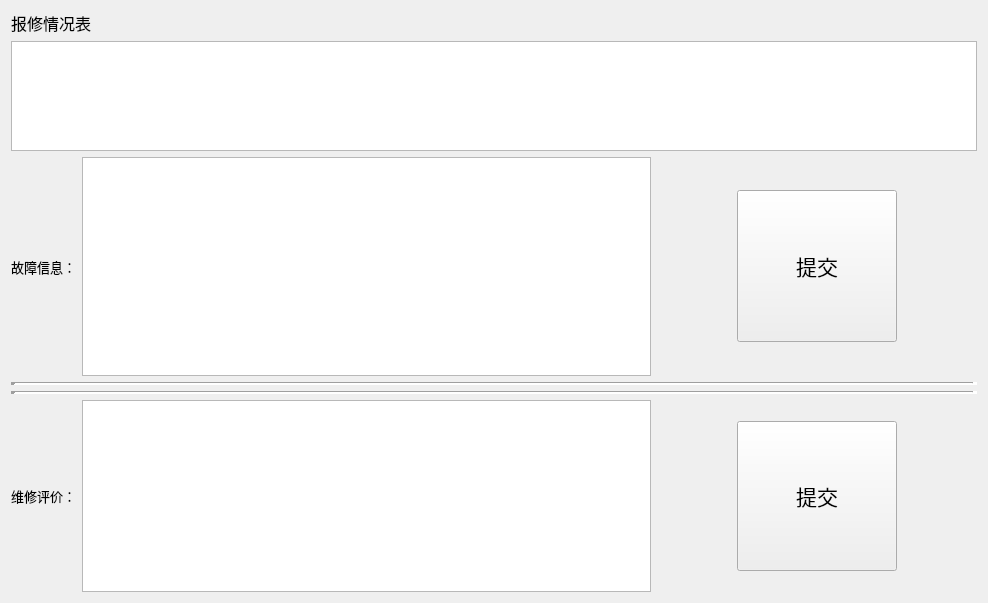
<?xml version="1.0" encoding="UTF-8"?>
<ui version="4.0">
 <class>Y_Baoxiu</class>
 <widget class="QWidget" name="Y_Baoxiu">
  <property name="geometry">
   <rect>
    <x>0</x>
    <y>0</y>
    <width>988</width>
    <height>603</height>
   </rect>
  </property>
  <property name="windowTitle">
   <string>Form</string>
  </property>
  <layout class="QGridLayout" name="gridLayout">
   <item row="0" column="0">
    <layout class="QVBoxLayout" name="verticalLayout_2" stretch="0,1,2,0,0,0,0">
     <item>
      <widget class="QLabel" name="label">
       <property name="font">
        <font>
         <family>Agency FB</family>
         <pointsize>12</pointsize>
        </font>
       </property>
       <property name="text">
        <string>报修情况表</string>
       </property>
      </widget>
     </item>
     <item>
      <widget class="QTableView" name="tableView"/>
     </item>
     <item>
      <layout class="QHBoxLayout" name="horizontalLayout_4" stretch="8,1,2,1">
       <item>
        <layout class="QVBoxLayout" name="verticalLayout">
         <item>
          <layout class="QHBoxLayout" name="horizontalLayout">
           <item>
            <widget class="QLabel" name="label_3">
             <property name="font">
              <font>
               <family>微软雅黑</family>
               <pointsize>10</pointsize>
              </font>
             </property>
             <property name="text">
              <string>故障信息：</string>
             </property>
            </widget>
           </item>
           <item>
            <widget class="QTextEdit" name="textEdit"/>
           </item>
          </layout>
         </item>
        </layout>
       </item>
       <item>
        <spacer name="horizontalSpacer_2">
         <property name="orientation">
          <enum>Qt::Horizontal</enum>
         </property>
         <property name="sizeHint" stdset="0">
          <size>
           <width>40</width>
           <height>20</height>
          </size>
         </property>
        </spacer>
       </item>
       <item>
        <widget class="QPushButton" name="pushButton">
         <property name="minimumSize">
          <size>
           <width>0</width>
           <height>152</height>
          </size>
         </property>
         <property name="font">
          <font>
           <family>Agency FB</family>
           <pointsize>16</pointsize>
          </font>
         </property>
         <property name="text">
          <string>提交</string>
         </property>
        </widget>
       </item>
       <item>
        <spacer name="horizontalSpacer">
         <property name="orientation">
          <enum>Qt::Horizontal</enum>
         </property>
         <property name="sizeHint" stdset="0">
          <size>
           <width>40</width>
           <height>20</height>
          </size>
         </property>
        </spacer>
       </item>
      </layout>
     </item>
     <item>
      <widget class="Line" name="line">
       <property name="lineWidth">
        <number>5</number>
       </property>
       <property name="orientation">
        <enum>Qt::Horizontal</enum>
       </property>
      </widget>
     </item>
     <item>
      <layout class="QHBoxLayout" name="horizontalLayout_3"/>
     </item>
     <item>
      <widget class="Line" name="line_2">
       <property name="lineWidth">
        <number>5</number>
       </property>
       <property name="orientation">
        <enum>Qt::Horizontal</enum>
       </property>
      </widget>
     </item>
     <item>
      <layout class="QHBoxLayout" name="horizontalLayout_6" stretch="8,1,2,1">
       <item>
        <layout class="QHBoxLayout" name="horizontalLayout_5">
         <item>
          <widget class="QLabel" name="label_8">
           <property name="font">
            <font>
             <family>微软雅黑</family>
             <pointsize>10</pointsize>
            </font>
           </property>
           <property name="text">
            <string>维修评价：</string>
           </property>
          </widget>
         </item>
         <item>
          <widget class="QTextEdit" name="textEdit_2"/>
         </item>
        </layout>
       </item>
       <item>
        <spacer name="horizontalSpacer_3">
         <property name="orientation">
          <enum>Qt::Horizontal</enum>
         </property>
         <property name="sizeHint" stdset="0">
          <size>
           <width>40</width>
           <height>20</height>
          </size>
         </property>
        </spacer>
       </item>
       <item>
        <widget class="QPushButton" name="pushButton_2">
         <property name="minimumSize">
          <size>
           <width>150</width>
           <height>150</height>
          </size>
         </property>
         <property name="font">
          <font>
           <family>Agency FB</family>
           <pointsize>16</pointsize>
          </font>
         </property>
         <property name="text">
          <string>提交</string>
         </property>
        </widget>
       </item>
       <item>
        <spacer name="horizontalSpacer_4">
         <property name="orientation">
          <enum>Qt::Horizontal</enum>
         </property>
         <property name="sizeHint" stdset="0">
          <size>
           <width>40</width>
           <height>20</height>
          </size>
         </property>
        </spacer>
       </item>
      </layout>
     </item>
    </layout>
   </item>
  </layout>
 </widget>
 <resources/>
 <connections/>
</ui>
